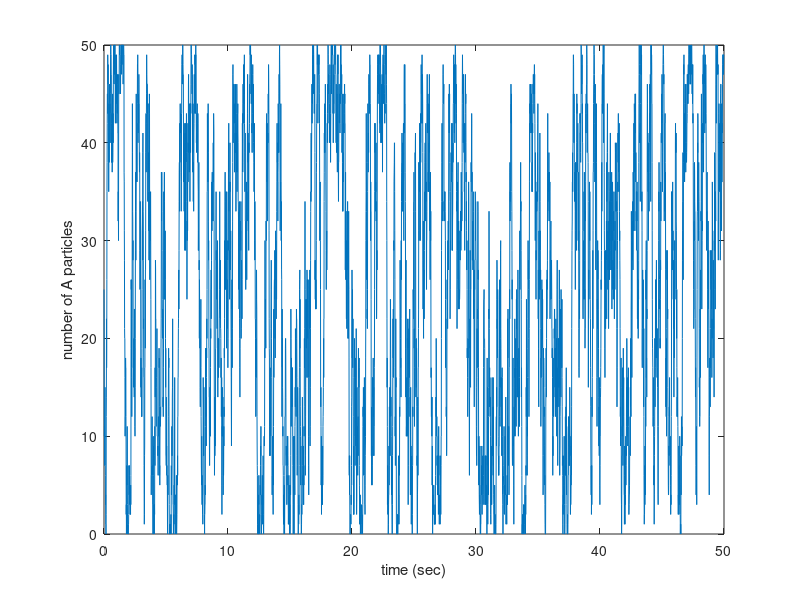

Write the MATLAB code that produced this figure.
%This code is desgined to simulate the stochatic dimerisation reactions
%(3.7) and (3.8)
%By Kit Yates
%Created 28/08/15
%Last Modified 28/08/15

clear all
close all

%Define the rate constant of degradation
k1=2.5; %(sec^{-1})
k2onu=2; %(sec^{-1})
k3onu2=0.003; %(sec^{-1}) %(sec^{-1})

% Define the number of repeats we will do
M=1;

% Define the final time we will simulate to
T_final=50;

%Define the recording time interval
rec_step=0.01;

%Define a vector of the time_points
time_vec=[0:rec_step:T_final];

%Calculate the number of recording steps required
num_rec_steps=T_final/rec_step;

%Define the vector which will reocrd the number of particlesat each time
%point
rec_vector_A=zeros(num_rec_steps+1,M);
rec_vector_B=zeros(num_rec_steps+1,M);


%Define the initial number of particles
A_init=25;
B_init=25;


%Define the initial number of molecules forthe recording vector
rec_vector_A(1,:)=A_init*ones(1,M);
rec_vector_B(1,:)=B_init*ones(1,M);

%Define a vector which will hold the propensity functions
a=zeros(6,1);

%Run through a for loop for each of the repeats
for i=1:M
    
    %Define the initial time to be zero
    t=0;
    
    %Initialise the times to help recording
    t_after=0;
    
    %   initialise the number of particles for this repeat
    A=A_init;
    B=B_init;
    
    %Run through a for loop for each of the time-steps
    %Enter the while loop
    while t<T_final
        
        %Define the propensity functions
        a(1)=B*k1;
        a(2)=A*B*k2onu;
        a(3)=A*(A-1)*B*k3onu2;
        a(4)=A*k1;
        a(5)= A*B*k2onu;
        a(6) = B*(B-1)*A*k3onu2;
        
        %Calculate the cumulative sum of a
        cumsuma=cumsum(a);
        
        %Calculate the propensity functions
        a0=cumsuma(end);
        
        %Determine the time for the next reaction
        tau=(1/a0)*log(1/rand);
        
        %Update the time
        t=t+tau;
        
        %Write the current value of A to A_old
        A_old=A;
        B_old=B;
        
        %multiply the random number by the sum of the propensities and
        %store so we can reuse
        ra0=rand*a0;
        
        %if we have not run out of molecules
        if tau<inf;
           %Determine which reaction happened
            if ra0<cumsuma(1)
                %Implement the production reaction
                A=A_old+1;
                B = B_old -1;
            elseif ra0<cumsuma(2)
                %Implement the degradation reaction
                A=A_old+1;
                B=B_old-1;
            elseif ra0<cumsuma(3)
                % Implement a production reaction
                A=A_old+1;
                B=B_old-1;
            elseif ra0<cumsuma(4)
                % Implement a production reaction
                A=A_old-1;
                B = B_old +1;
            elseif ra0<cumsuma(5)
                % Implement a production reaction
                A=A_old-1;
                B = B_old+1;
            else
                % Implement the other production reaction
                A = A_old -1;
                B=B_old+1;
            end
        end
        %Calculate the times for recording
        t_before=t_after;
        t_after=t;
        
        %Calculate the indices of the time step before and the current time
        %step in terms of recording
        ind_before=ceil((t_before+eps)/rec_step);
        ind_after=min(floor(t_after/rec_step),num_rec_steps);
        
        %Find out how many time-steps to write to
        steps_to_write=ind_after-ind_before+1;
        
        if steps_to_write>0 && steps_to_write~=Inf
            rec_vector_A(ind_before+1:ind_after+1,i)=(A_old)*ones(steps_to_write,1);
           rec_vector_B(ind_before+1:ind_after+1,i)=(B_old)*ones(steps_to_write,1);
        end
        
    end
    
end

%Calculate the mean over all 100 realisations
mean_A=mean(rec_vector_A,2);
%mean_B=mean(rec_vector_B,2);

%Solve the ODEs for the deterministic system
%[t_deterministic,X_deterministic]=ode15s(@(t,X)RHS(t,X,k1onu,k2onu,k3nu,k4nu),[0,T_final],[0,0]);

%Write A and B from X
% A_deterministic=X_deterministic(:,1)';
% B_deterministic=X_deterministic(:,2)';

%Plot the first 10 trajectories for A and B
f1=figure;
%f2=figure;
if M>=10
%     Change to figure f1
    figure(f1)
    plot(time_vec,rec_vector_A(:,1:10));
    
%     Change to figure f2
    %figure(f2)
    %plot(time_vec,rec_vector_B(:,1:10));
else
    
%     Change to figure f1
    figure(f1)
    plot(time_vec,rec_vector_A);
    
%     Change to figure f2
    %figure(f2)
    %plot(time_vec,rec_vector_B);
end

%     Change to figure f1
figure(f1)
hold on
%Also plot on the mean over 100 realisations
%[hA1]=plot(time_vec,mean_A,'r','linewidth',5);

%Also plot the analytically determined mean
%[hA2]=plot(t_deterministic,A_deterministic,'k--','linewidth',5);

% %Set the title
 %title(['t= ', num2str(t*rec_step_increment)])
%Set the x and y labels
xlabel('time (sec)')
ylabel('number of A particles')

%legend([hA1,hA2],['Mean of M=',num2str(M),' simulations'],'Solution of ODEs');


%     Change to figure f2
% figure(f2)
% hold on
% %Also plot on the mean over 100 realisations
% [hB1]=plot(time_vec,mean_B,'r','linewidth',5);
% 
% %Also plot the analytically determined mean
% %[hB2]=plot(t_deterministic,B_deterministic,'k--','linewidth',5);

% %Set the title
% title(['t= ', num2str(t*rec_step_increment)])
%Set the x and y labels
% xlabel('time (sec)')
% ylabel('number of B particles')
% 
% legend([hB1,hB2],['Mean of M=',num2str(M),' simulations'],'Solution of ODEs');
% 

%     Change to figure f1
% figure(f1)
% exportfig(gcf,...
%     ['dimerisation_ODE_and_trajectories_A.eps'],...
%     'Format','eps2',...
%     'Width','20',...
%     'Color','cmyk',...
%     'Resolution',300,...
%     'FontMode','fixed',...
%     'FontSize',21);
% %             'LineWidth',6);
% %Save as a .fig as well
% saveas(gcf,['dimerisation_ODE_and_trajectories_A.fig'],'fig');

%     Change to figure f2
% figure(f2)
% exportfig(gcf,...
%     ['dimerisation_ODE_and_trajectories_B.eps'],...
%     'Format','eps2',...
%     'Width','20',...
%     'Color','cmyk',...
%     'Resolution',300,...
%     'FontMode','fixed',...
%     'FontSize',21);
% %             'LineWidth',6);
% %Save as a .fig as well
% saveas(gcf,['dimerisation_ODE_and_trajectories_B.fig'],'fig');
